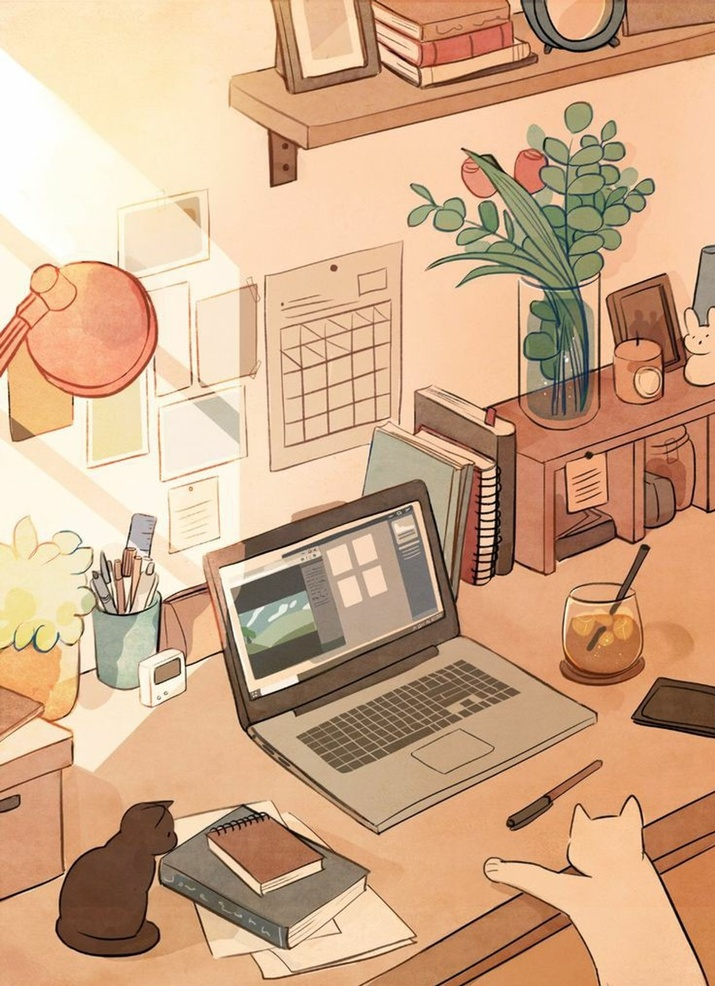
#> input picture src/test_images/desk.jpeg, 715 x 986 px, shrunk from 1470 x 2027 before the run
$ python main.py test_images/desk.jpeg
#> lines starting #> are read from the running program, lines starting #| are printed output that depends on the picture
#> in load_image, img is the input picture: PIL image 715x986 RGB; mean R, G, B 207.1, 169.3, 136.2
#| Image: test_images/desk.jpeg (715x986)
#| Alpha channel: no
### src/quadtree.py
"""
quadtree.py

Builds an adaptive complexity quadtree over an image.
Core data structure for the Quadtree Complexity Analysis for Image Forensics pipeline.

Splitting stops when either:
    leaf_size is reached (fixed mode).
    Region complexity falls below threshold (adaptive mode).
    Region is almost entirely transparent (bg_split_threshold).

Background masking: if an alpha channel is provided:
    Compexity scoring excludes transparent pixels so boundary regions
    aren't dragged down by easily-compressed background.
    Each node is tagged with background_ratio for use in stats/visualization
    bg_threshold controls classification (stats + overlay exclusion)
    bg_split_threshold controls early split stopping (performance only)
"""

from dataclasses import dataclass, field
from typing import Callable, Optional
import numpy as np

# Nodes with this fraction of transparent pixels are treated as background:
# excluded from stats, shown as grey in the overlay, and not split further.
BG_THRESHOLD = 0.95


# Data structure

@dataclass
class QuadNode:
    x: int # left edge (pixels)
    y: int # top edge (pixels)
    w: int # width (pixels)
    h: int # height (pixels)
    depth: int # 0 = root
    complexity: float # score in [0, 1]
    children: list = field(default_factory=list) # list[QuadNode], empty if leaf
    background_ratio: float = 0.0

    @property
    def is_leaf(self) -> bool:
        return len(self.children) == 0

    def all_leaves(self) -> list:
        """Return all leaf nodes in the subtree rooted here."""
        if self.is_leaf:
            return [self]
        leaves = []
        for child in self.children:
            leaves.extend(child.all_leaves())
        return leaves

    def all_nodes(self) -> list:
        """Return every node (internal + leaf) in the subtree."""
        nodes = [self]
        for child in self.children:
            nodes.extend(child.all_nodes())
        return nodes


# Builder

class QuadTree:
    """
    Builds a complexity quadtree over a numpy image array.

    Args:
        scorer:     Callable(np.ndarray) -> float, see complexity.py
        leaf_size:  Maximum split depth. None = unlimited (adaptive only).
        threshold:  Percentile (0-100) below which leaves are pruned after the
                    full tree is built. E.g. threshold=25 collapses the least
                    complex 25% of leaves back into their parent. Content-adaptive,
                    percentile is computed from the image itself. Default None.
    """

    def __init__(
        self,
        scorer: Callable[[np.ndarray], float],
        leaf_size: Optional[int] = 4,
        threshold: Optional[float] = None
    ):
        self.scorer = scorer
        self.leaf_size = leaf_size
        self.threshold = threshold

    def build(self, image: np.ndarray, alpha: Optional[np.ndarray] = None, normalize: bool = False) -> QuadNode:
        """
        Build the quadtree for the given image.

        Args:
            image:  numpy array (H, W) or (H, W, C), dtype uint8
            alpha:  optional numpy array (H, W) unit8, 0=transparent 255=opaque.
                    If provided, each node is tagged with background_ratio.

        Returns:
            Root QuadNode
        """
#> called with normalize = True
        h, w = image.shape[:2]
        bg_ratio = self._bg_ratio(alpha, 0, 0, w, h) if alpha is not None else 0.0
        mask = self._make_mask(alpha, 0, 0, w, h) if alpha is not None else None
        root_complexity = self.scorer(image, mask)
        root = QuadNode(x=0, y=0, w=w, h=h, depth=0, complexity=root_complexity, background_ratio=bg_ratio)

        self._split(root, image, alpha)

        # Per-image normalization (overlay only)
        # Stretch the complexity range to [0, 1] using the 1st and 99th
        # percentile of subject leaves so the full colormap is always used
        # regardless of scoring method. Variance needs this because its raw
        # values exceed 1; Shannon and compression benefit from it too because
        # their values rarely span the full [0, 1] range in practice.
        if normalize:
            subject_leaves = [n for n in root.all_leaves() if n.background_ratio < BG_THRESHOLD]
            if subject_leaves:
                raw_vals = np.array([n.complexity for n in subject_leaves])
                p01 = float(np.percentile(raw_vals, 1))
                p99 = float(np.percentile(raw_vals, 99))
                span = p99 - p01
                if span < 1e-6:
                    span = 1e-6
                # Only apply sqrt gamma for variance — its raw values are
                # heavily right-skewed (unbounded), so sqrt brings the low end
                # up into the visible colour range. Shannon and compression
                # are already roughly uniform in [0,1] so gamma would
                # over-amplify background noise.
                needs_gamma = p99 > 1.0
                for node in self._all_nodes(root):
                    normed = float(np.clip((node.complexity - p01) / span, 0.0, 1.0))
                    node.complexity = float(np.sqrt(normed)) if needs_gamma else normed

        # Prune below percentile threshold
        if self.threshold is not None:
            all_leaves = root.all_leaves()
            subject_leaves = [n for n in all_leaves if n.background_ratio < BG_THRESHOLD]
            if subject_leaves:
                complexities = np.array([n.complexity for n in subject_leaves])
                cutoff = float(np.percentile(complexities, self.threshold))
                self._prune(root, cutoff)

        return root

    def _all_nodes(self, root: QuadNode):
        """Yield every node in the tree (internal + leaves)."""
        queue = [root]
        while queue:
            node = queue.pop()
            yield node
            queue.extend(node.children)

    # [18 lines left out: functions _prune, _bg_ratio, not called in this run]

    def _make_mask(self, alpha: np.ndarray, x: int, y: int, w: int, h: int) -> np.ndarray:
        """Boolean mask (H, W), True where pixel is opaque (alpha >= 128)."""
        return alpha[y:y+h, x:x+w] >= 128

    def _score_region(self, region: np.ndarray, mask: np.ndarray) -> float:
        """
        Score a region using only opaque pixels.
        Strips the alpha channel if present so it does not corrupt the score.
        If no opaque pixels exist, return 0.
        """
        # Drop alpha channel, score only RGB data
        if region.ndim == 3 and region.shape[2] == 4:
            region = region[:, :, :3]
        if mask is not None and mask.sum() == 0:
            return 0.0
        return self.scorer(region, mask)

    def _split(self, node: QuadNode, image: np.ndarray, alpha: Optional[np.ndarray] = None) -> None:
        """Recursively split a node if stopping condition aren't met."""

        # Stopping conditions

        # Leaf size reached — children would be at or below target size
        if node.w // 2 <= self.leaf_size or node.h // 2 <= self.leaf_size:
            return

        # Background — don't split nearly-transparent regions
        if node.background_ratio >= BG_THRESHOLD:
            return

        # Split into four quadrants
        half_w = node.w // 2
        half_h = node.h // 2

        quadrants = [
            (node.x,            node.y,             half_w,             half_h),            # top left
            (node.x + half_w,   node.y,             node.w - half_w,    half_h),            # top right
            (node.x,            node.y + half_h,    half_w,             node.h - half_h),   # bottom left
            (node.x + half_w,   node.y + half_h,    node.w - half_w,    node.h - half_h)    # bottom right
        ]

        for(x, y, w, h) in quadrants:
            if w <= 0 or h <= 0:
                continue

            region = image[y:y+h, x:x+w]
            bg_ratio = self._bg_ratio(alpha, x, y, w, h) if alpha is not None else 0.0
            mask = self._make_mask(alpha, x, y, w, h) if alpha is not None else None
            complexity = self._score_region(region, mask)

            child = QuadNode(x=x, y=y, w=w, h=h, depth=node.depth + 1, complexity=complexity, background_ratio=bg_ratio)
            node.children.append(child)

            # [6 lines of commented-out code are left out]

            self._split(child, image, alpha)


# Convenience stats

def tree_stats(root: QuadNode) -> dict:
    """Summary statistics for a built quadtree. Background nodes are excluded using BG_THRESHOLD."""
    all_leaves = root.all_leaves()
    subject_leaves = [n for n in all_leaves if n.background_ratio < BG_THRESHOLD]

    if not subject_leaves:
        # Fallback if entire image is transparent
        subject_leaves = all_leaves

    complexities = [n.complexity for n in subject_leaves]
    depths = [n.depth for n in subject_leaves]

    return {
        "total_nodes":              len(root.all_nodes()),
        "leaf_count":               len(all_leaves),
        "subject_leaf_count":       len(subject_leaves),
        "background_leaf_count":    len(all_leaves) - len(subject_leaves),
        "max_depth_reached":        max(depths),
        "mean_leaf_complexity":     float(np.mean(complexities)),
        "std_leaf_complexity":      float(np.std(complexities)),
        "min_leaf_complexity":      float(np.min(complexities)),
        "max_leaf_complexity":      float(np.max(complexities)),
    }

### src/complexity.py
"""
complexity.py

Scoring algorithms for image region complexity.

Two methods:
    1. Shannon entropy: fast, based on pixel value distribution
    2. Compression ratio: slower, captures repetition (fixes A+A problem)

Both return a float in [0, 1] where 1 = maximally complex
"""

import zlib
import numpy as np


# Shannon Entropy

def shannon_entropy(region: np.ndarray, mask: np.ndarray = None) -> float:
    """
    Compute normalized Shannon entropy of pixel values in a region.

    Treats each channel independently then averages, so RGB images
    are handled naturally.

    Args:
        region: numpy array of shape (H, W) or (H, W, C), dtype uint8
        mask:   optional boolean array (H, W), True = include pixel.
                If provided, only opaque pixels contribute to the score.


    Returns:
        Float in [0, 1]. 0 = perfectly uniform, 1 = maximally random.
    """
    if region.size == 0:
        return 0.0

    if mask is not None:
        if region.ndim == 2:
            pixels = region[mask]
        else:
            pixels = region[np.broadcast_to(mask[:, :, None], region.shape)].flatten()
    else:
        pixels = region.flatten()

    if pixels.size == 0:
        return 0.0

    # Count occurrences of each pixel value (0-255)
    counts = np.bincount(pixels, minlength=256)
#> counts = 256 values, max 47423 at index 254, min 539 at index 4, mean 8261.6
    probs = counts / counts.sum()
#> probs = 256 values, max 0.0224 at index 254, min 0.000255 at index 4, mean 0.00391

    # Shannon entropy: -sum(p * log2(p)), max is log2(256) = 8 bits
    safe_log = np.where(probs > 0, np.log2(np.where(probs > 0, probs, 1)), 0)
#> safe_log = 256 values, max -5.48 at index 254, min -11.94 at index 4, mean -8.49
    entropy = -np.sum(probs * safe_log)
#> entropy = 7.64
    # entropies.append(entropy / 8.0) # normalize to [0, 1]

    return float(entropy / 8.0) # normalize: max is log2(256) = 8 bits


# Compression Ratio

# [69 lines left out: functions compression_entropy, variance_complexity, not called in this run]


# Scorer factory

SCORERS = {
    "shannon": shannon_entropy,
    "compression": compression_entropy,
    "variance": variance_complexity
}

def get_scorer(method: str):
    """
    Return a scoring function by name

    Args:
        method: "shannon" or "compression" or "variance"

    Returns:
        Callable(np.ndarray) -> float
    """
    if method not in SCORERS:
        raise ValueError(f"Unknown method '{method}'. Choose from: {list(SCORERS.keys())}")
    return SCORERS[method]

### src/visualizer.py
"""
visualizer.py

Renders the quadtree complexity map as a colour overlay on the original image.
Part of the Quadtree Complexity Analysis for Image Forensics pipeline.

Transparency is preserved — RGBA images remain RGBA in the output.
Background nodes (background_ratio >= BG_THRESHOLD) are drawn as neutral
grey. Subject nodes are colored by complexity score (blue=low, red=high).
"""

import numpy as np
from PIL import Image, ImageDraw
from quadtree import QuadNode, BG_THRESHOLD


# Colormap

def complexity_to_color(complexity:float, alpha:int=100) -> tuple:
    """
    Map a complexity score in [0, 1] to an RGBA color.

    Low complexity  -> cool blue
    Mid complexity  -> green/yellow
    High complexity -> hot red

    Args:
        complexity: float in [0, 1]
        alpha: opacity of the overlay (0=transparent, 255=opaque)

    Returns:
        (R, G, B, A) tuple
    """
    # Simple blue -> cyan -> green -> yellow -> red gradient
    t = max(0.0, min(1.0, complexity))

    if t < 0.25:
        s = t / 0.25
        r, g, b = 0, int(s * 128), int(200 + s * 55)
    elif t < 0.5:
        s = (t - 0.25) / 0.25
        r, g, b = 0, int(128 + s * 127), int(255 - s * 255)
    elif t < 0.75:
        s = (t - 0.5) / 0.25
        r, g, b = int(s * 255), int(255 - s * 128), 0
    else:
        s = (t - 0.75) / 0.25
        r, g, b = 255, int(127 - s * 127), 0

    return (r, g, b, alpha)


# Overlay renderer

def render_overlay(
    image: np.ndarray,
    root: QuadNode,
    fill_alpha: int = 120,
    border_color: tuple = (255, 255, 255),
    border_width: int = 1,
    show_borders: bool = True,
) -> Image.Image:
    """
    Render the quadtree complexity overlay on top of the original image.

    Draws onto a separate RGBA overlay layer then composites onto the base,
    so the original image's alpha channel is never corrupted.

    RGBA images remain RGBA — transparent regions stay transparent.
    Background nodes (background_ratio >= BG_THRESHOLD) are drawn as
    neutral grey. Subject nodes are colored by complexity score.

    Args:
        image:          numpy array (H, W, C) uint8, RGB
        root:           root QuadNode from QuadTree.build()
        fill_alpha:     opacity of the complexity color filll (0-255)
        border_color:   RGBA color for quadrant borders
        border_width:   pixel width of borders
        show_borders:   whether to draw borders lines between quadrants

    Returns:
        PIL image in RGBA mode with overlay applied
    """
    has_alpha = image.ndim == 3 and image.shape[2] == 4

    if has_alpha:
        base = Image.fromarray(image, mode="RGBA")
    else:
        base = Image.fromarray(image).convert("RGB")

    # Draw onto a blank RGBA overlay — never touch the base directly
    overlay = Image.new("RGBA", base.size, (0, 0, 0, 0))
    draw = ImageDraw.Draw(overlay)

    for node in root.all_leaves():
        if node.w <= 0 or node.h <= 0:
            continue

        rect = [node.x, node.y, node.x + node.w - 1, node.y + node.h - 1]

        if node.background_ratio >= BG_THRESHOLD:
            draw.rectangle(rect,
                           fill=(128, 128, 128, 80),
                           outline=(100, 100, 100, 120) if show_borders else None,
                           width=border_width)
        else:
            r, g, b, _ = complexity_to_color(node.complexity, alpha=255)
            draw.rectangle(
                rect,
                fill=(r, g, b, fill_alpha),
                outline=border_color + (220,) if show_borders else None,
                width=border_width
            )

    # Composite overlay onto base.
    # alpha_composite requires both images to be RGBA — convert base if needed.
    if base.mode != "RGBA":
        base = base.convert("RGBA")
    result = Image.alpha_composite(base, overlay)

    # Return RGB if original had no alpha
    if not has_alpha:
        result = result.convert("RGB")

    return result


# Legend

# [19 lines left out: function render_legend, not called in this run]


# Save helper

def save_result(
    image: np.ndarray,
    root: QuadNode,
    output_path: str,
    fill_alpha: int = 120,
    show_borders: bool = True,
    include_legend: bool = True,
) -> None:
    """
    Render and save the overlay image to disk.

    Args:
        image:          numpy array (H, W, C) uint8 RGB
        root:           built QuadNode root
        output_path:    file path to save (e.g. "output.png")
        fill_alpha:     opacity of complexity fill (0–255)
        show_borders:   draw quadrant border lines
        include_legend: append a colorbar legend below the image
    """
    result = render_overlay(image, root, fill_alpha=fill_alpha, show_borders=show_borders)

    if include_legend:
        legend = render_legend(width=result.width)
        if result.mode == "RGBA":
            legend = legend.convert("RGBA")
            combined = Image.new("RGBA", (result.width, result.height + legend.height))
        else:
            combined = Image.new("RGB", (result.width, result.height + legend.height))
        combined.paste(result, (0, 0))
        combined.paste(legend, (0, result.height))
        combined.save(output_path)
    else:
        result.save(output_path)

    print(f"Saved: {output_path}")

### src/main.py
"""
main.py

CLI entry point for the Quadtree Complexity Analysis for Image Forensics tool.
Processes a single image and saves an overlay PNG showing the quadtree complexity map.

Usage:
    python3 src/main.py photo.jpg
    python3 src/main.py photo.jpg --method compression
    python3 src/main.py photo.jpg --method shannon --leaf_size 4
    python3 src/main.py photo.jpg --method compression --threshold 0.05
    python3 src/main.py photo.jpg -o result.png --legend --borders

Optional args:
    --method      shannon|compression|variance (default: shannon)
                  shannon:     pixel value distribution — works at any leaf size
                  compression: zlib compressibility — reliable at leaf-size >= 16
                  variance:    fastest — single np.var call, good compression proxy
    --leaf_size   int                   (default: 4)
    --threshold   float                 (default: off)
    --alpha       int                   (default: 120)
    --borders                           show quadrant border lines
    --legend                            append a colorbar legend below the image
"""

import argparse
import numpy as np
from PIL import Image
import os
import sys

# Allow running from project root as: python3 src/main.py
sys.path.insert(0, os.path.join(os.path.dirname(__file__)))

from complexity import get_scorer
from quadtree import QuadTree, tree_stats
from visualizer import save_result


def parse_args():
    parser = argparse.ArgumentParser(
        description="Quadtree Complexity Analysis for Image Forensics — visualize image complexity as a quadtree overlay"
    )
    parser.add_argument("image", help="Path to input image file")
    parser.add_argument(
        "-o", "--output",
        default=None,
        help="Output file path  (default: <input>_complexity.png)"
    )
    parser.add_argument(
        "--method",
        choices=["shannon", "compression", "variance"],
        default="shannon",
        help="Complexity scoring method (default: shannon)"
    )
    parser.add_argument(
        "--leaf_size",
        type=int,
        default=4,
        help="Target leaf side length in pixels. Smaller = finer detail. (default: 4)")
    parser.add_argument(
        "--threshold",
        type=float,
        default=None,
        help="Adaptive threshold: stop splitting below this complexity. Default: off"
    )
    parser.add_argument(
        "--bg-threshold",
        type=float,
        default=0.95,
        help="Background mask threshold 0-1. Nodes with this fraction of transparent pixels are excluded. (default: 0.95)"
    )
    parser.add_argument(
        "--alpha",
        type=int,
        default=120,
        help="Overlay opacity 0-255. Default: 120"
    )
    parser.add_argument(
        "--borders",
        action="store_true",
        help="Show quadrant border lines"
    )
    parser.add_argument(
        "--legend",
        action="store_true",
        help="Show the colorbar legend"
    )
    return parser.parse_args()

def load_image(path: str) -> np.ndarray:
    """
    Load image, preserving transparency.

    For RGBA images the full RGBA array is returned so transparent regions
    remain transparent in the output. The alpha channel is also returned
    separately for background masking and complexity scoring.

    Returns:
        image_array: (H, W, 4) RGBA or (H, W, 3) RGB uint8 numpy array
        alpha:       (H, W) uint8 array, or None if no alpha channel
        img:         PIL Image (for width/height reporting)
    """
    img = Image.open(path)
    alpha = None

    if img.mode in ("RGBA", "LA") or (img.mode == "P" and "transparency" in img.info):
        img = img.convert("RGBA")
        alpha = np.array(img.split()[3])
        image_array = np.array(img)
    else:
        img = img.convert("RGB")
        image_array = np.array(img)

    return image_array, alpha, img

def main():
    args = parse_args()

    # Load image
    image_array, alpha, img = load_image(args.image)
    print(f"Image: {args.image} ({img.width}x{img.height})")
    print(f"Alpha channel: {'yes' if alpha is not None else 'no'}")

    # Configure scorer
    scorer = get_scorer(args.method)
    print(f"Method: {args.method}")

    # Configure quadtree
    # Use method-appropriate default if user did not explicitly set leaf_size
    DEFAULT_LEAF_SIZE = {"shannon": 4, "compression": 16, "variance": 4}
    leaf_size = args.leaf_size if args.leaf_size is not None else DEFAULT_LEAF_SIZE[args.method]
    print(f"Leaf size: {args.leaf_size}px")
    print(f"Threshold: {args.threshold or 'off'}")

    qt = QuadTree(
        scorer = scorer,
        leaf_size = leaf_size,
        threshold = args.threshold
    )

    # Build tree
    print("Building complexity quadtree...")
    root = qt.build(image_array, alpha=alpha, normalize=True)
#> in build, `root_complexity = self.scorer(image, mask)`: root_complexity = 0.954
#> the loop in _split, `for(x, y, w, h) in quadrants:` made 4 passes
#> complexity on pass 1: 0.601
#> pass 1, in _split, `region = image[y:y+h, x:x+w]`:
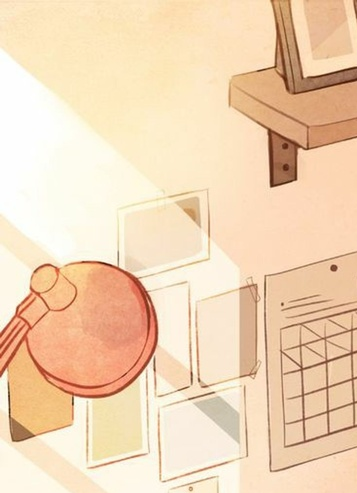
#> region: shape (493, 357, 3); mean R, G, B 241.9, 213.2, 181.8
#> pass 1, in _split (call 2), `region = image[y:y+h, x:x+w]`:
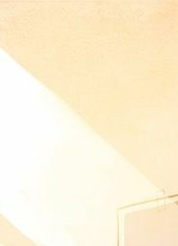
#> region: shape (246, 178, 3); mean R, G, B 253.1, 241.2, 214.1
#> pass 1, in _split (call 3), `region = image[y:y+h, x:x+w]`:
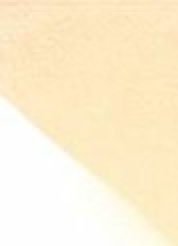
#> region: shape (123, 89, 3) (shown 2 times larger); mean R, G, B 253.1, 239.1, 209.7
#> pass 1, in _split (call 4), `region = image[y:y+h, x:x+w]`:
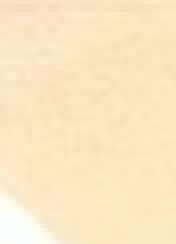
#> region: shape (61, 44, 3) (shown 4 times larger); mean R, G, B 252.5, 232.3, 194.7
#> the loop in all_leaves, `for child in self.children:` made 4 passes
#> (the rest of the program and of its run is left out)
